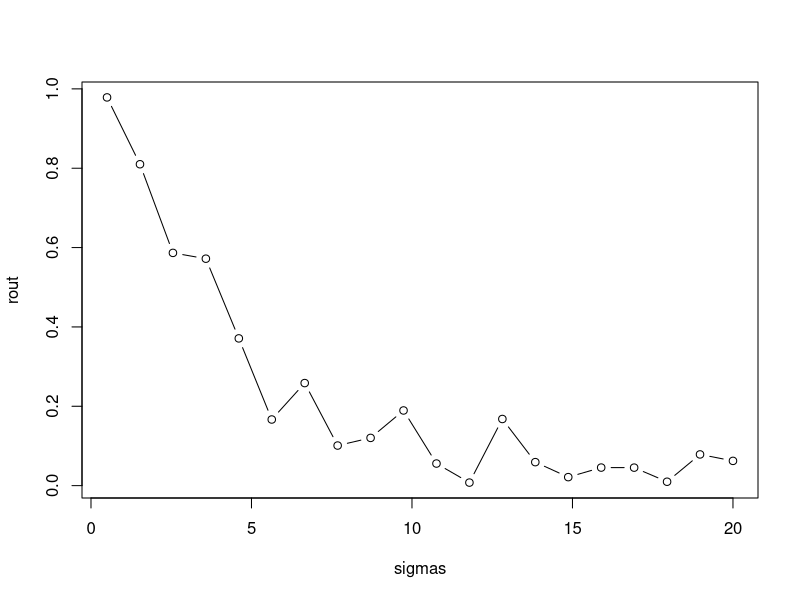
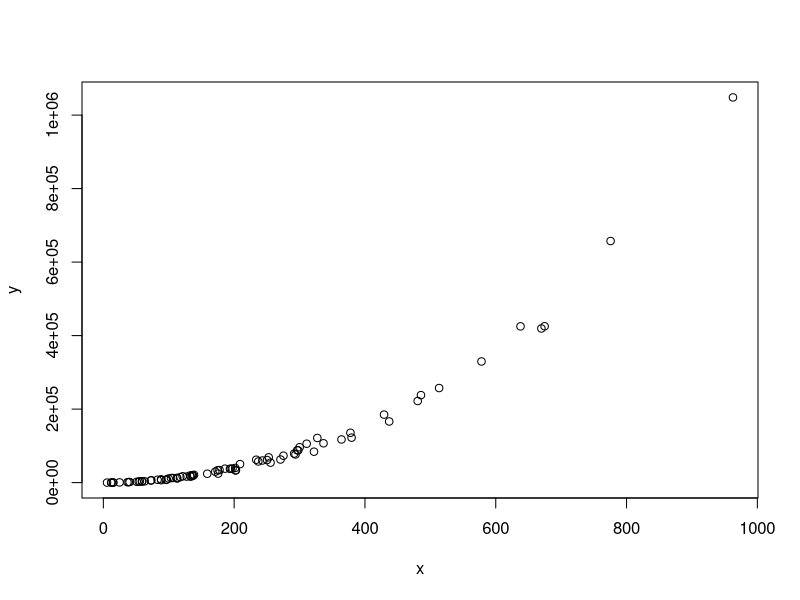

Generate these figures, in order, with R:

# R-squared useful over R-squared useless

set.seed(2908)                   

# some toy/random data
x <- 1:30                        
y <- 2 + 0.5*x + rnorm(30,0,4)    
mod <- lm(y~x)                    
summary(mod)$r.squared            



# R-squared (coefficient of determination) is
# also sum of squared residuals (fitted-value deviations) (mms)
# over total sum of squared (tts)

f <- mod$fitted.values       # extract fitted (or predicted) values from model
mss <- sum((f - mean(f))^2)  
tss <- sum((y - mean(y))^2)  
mss/tss                      

#check
all.equal(summary(mod)$r.squared  , mss/tss  )


# R-squared and demonstrate them with simulations in R.
# Assuming: 1. R-squared doesn't  necessarily mean  measure goodness of fit. 
# It can be arbitrarily low when the model is completely correct. By making sigma2 large 
# large, we drive R-squared towards 0, even when every assumption of the simple linear regression model is correct in every particular.

r2.0 <- function(sig){
  x <- seq(1,10,length.out = 100)        
  y <- 2 + 1.2*x + rnorm(100,0,sd = sig) #  adding  some random noise to function
  summary(lm(y ~ x))$r.squared            
}


# plot shows sinking sigmas (starting with 1) where R2=1 and the model is completely wrong, respectively.

sigmas <- seq(0.5,20,length.out = 20)
rout <- sapply(sigmas, r2.0)             # apply our function to a series of sigma values
plot(rout ~ sigmas, type="b")



set.seed(2908)
x <- rexp(80,rate=0.005)                     # our predictor is data from an exponential distribution
y <- (x-1)^2 * runif(80, min=0.8, max=1.2)   # non-linear data generation
plot(x,y)				   


# check R squared
summary(lm(y ~ x))$r.squared

# R-squared says nothing about prediction error, even with 
# exactly the same, and no change in the coefficients. 
# R-squared can be anywhere between 0 and 1 just by changing the range of X. 
# We're better off using Mean Square Error (MSE) as a measure of prediction error.

set.seed(2908)
x <- seq(1,10,length.out = 200)
y <- 2 + 1.2*x + rnorm(200,0,sd = 0.9) #sd = 0.9
mod1 <- lm(y ~ x)
summary(mod1)$r.squared
# [1] 0.9250846

# calculate MSE
sum((fitted(mod1) - y)^2)/200  
# [1] 0.7815316

# changing the range
set.seed(2908)

#getting different R2
x <- seq(1,3,length.out = 200)

y <- 2 + 1.2*x + rnorm(200,0,sd = 0.9)
mod1 <- lm(y ~ x)
summary(mod1)$r.squared
# [1] 0.3645032

#but MSE is the same
sum((fitted(mod1) - y)^2)/200  
# [1] 0.7815316


# The R2 falls from 0.92 to 0.36 but the MSE is practically unchanged!
# add plot